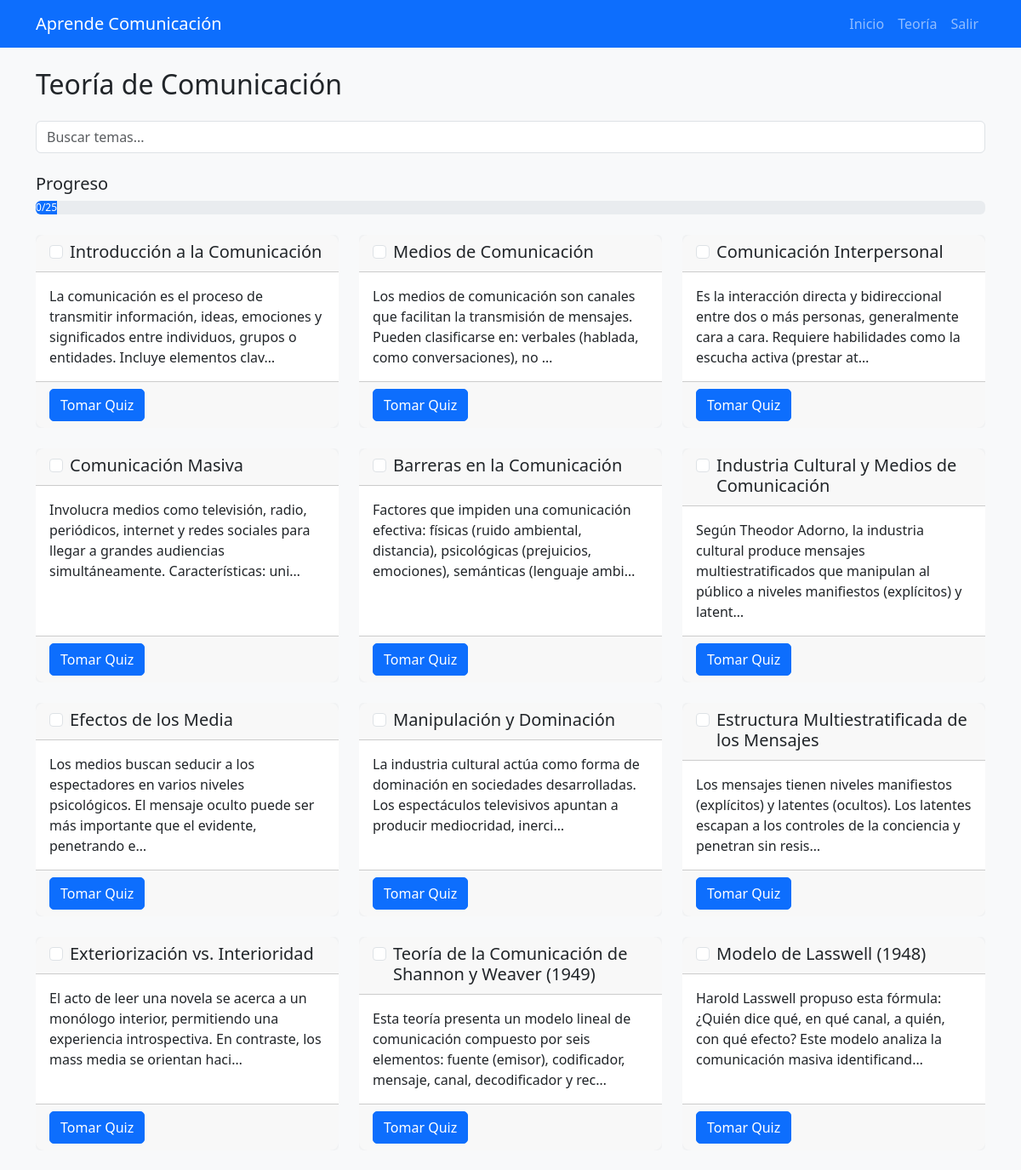
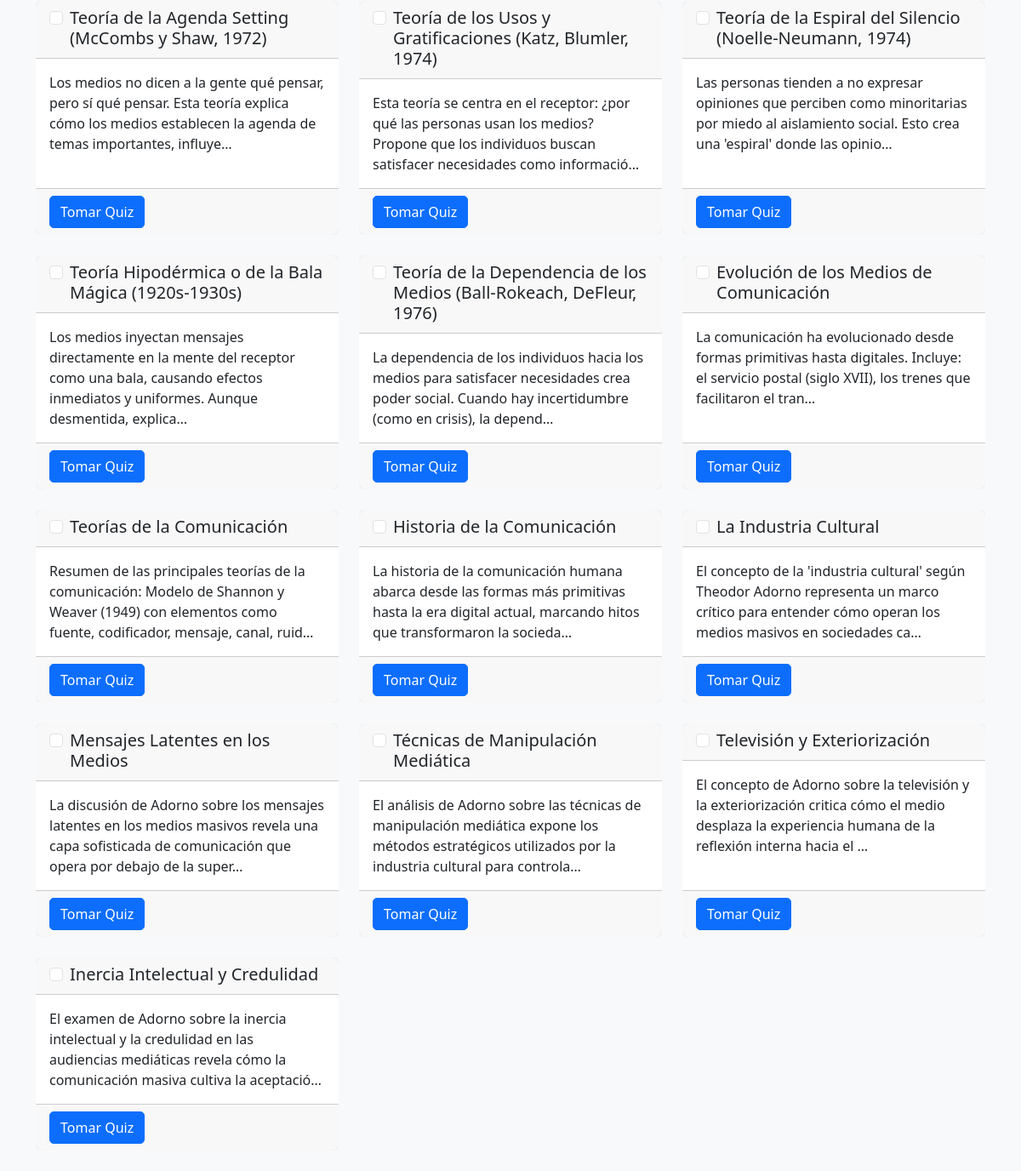
The app's page /topics/ (signed in) with its own data (2 pictures, top to bottom).
### learning/models.py (models this page shows, shortened)
class Topic(models.Model):
    title = models.CharField(max_length=200)
    content = models.TextField()
    order = models.IntegerField(default=0)

### learning/views.py (the view)
# urls.py: path('topics/', views.topics, name='topics'),
@login_required
def topics(request):
    topics = Topic.objects.all().order_by('order')
    completed_topics = set(p.topic.id for p in UserProgress.objects.filter(user=request.user, completed=True))
    total_topics = topics.count()
    completed_count = len(completed_topics)
    progress_percentage = (completed_count / total_topics * 100) if total_topics > 0 else 0
    return render(request, 'learning/topics.html', {'topics': topics, 'completed_topics': completed_topics, 'progress_percentage': progress_percentage})

### learning/templates/learning/topics.html (shortened to what this page needs)
{% extends 'learning/base.html' %}
{% block content %}
    <h2 class="mb-4">Teoría de Comunicación</h2>
    <div class="mb-4">
        <input type="text" id="searchInput" class="form-control" placeholder="Buscar temas...">
    </div>
    <div class="mb-4">
        <h5>Progreso</h5>
        <div class="progress">
            <div class="progress-bar" role="progressbar" style="width: {{ progress_percentage }}%;" aria-valuenow="{{ completed_topics|length }}" aria-valuemin="0" aria-valuemax="{{ topics|length }}">{{ completed_topics|length }}/{{ topics|length }}</div>
        </div>
    </div>
    <div class="row">
        {% for topic in topics %}
            <div class="col-md-4 mb-4">
                <div class="card h-100 {% if topic.id in completed_topics %}border-success{% endif %}">
                    <div class="card-header">
                        <div class="form-check">
                            <input class="form-check-input" type="checkbox" {% if topic.id in completed_topics %}checked{% endif %} onchange="toggleProgress({{ topic.id }})" id="check{{ topic.id }}">
                            <label class="form-check-label" for="check{{ topic.id }}">
                                <h5 class="card-title mb-0">{{ topic.title }}</h5>
                            </label>
                        </div>
                    </div>
                    <div class="card-body">
                        <p class="card-text">{{ topic.content|truncatechars:150 }}</p>
                    </div>
                    <div class="card-footer">
                        {% if topic.quiz_set.exists %}
                            <a href="{% url 'quiz' topic.quiz_set.first.id %}" class="btn btn-primary">Tomar Quiz</a>
                        {% else %}
                            <span class="text-muted">Quiz próximamente</span>
                        {% endif %}
                    </div>
                </div>
            </div>
        {% endfor %}
    </div>
{% endblock %}

### learning/templates/learning/base.html (shortened to what this page needs)
{% load static %}
<!DOCTYPE html>
<html lang="es">
<head>
    <link href="https://cdn.jsdelivr.net/npm/bootstrap@5.3.0/dist/css/bootstrap.min.css" rel="stylesheet">
    <link rel="stylesheet" href="{% static 'css/style.css' %}">
</head>
<body>
    <nav class="navbar navbar-expand-lg navbar-dark bg-primary">
        <div class="container">
            <a class="navbar-brand" href="{% url 'home' %}">Aprende Comunicación</a>
            <div class="collapse navbar-collapse" id="navbarNav">
                <ul class="navbar-nav ms-auto">
                    <li class="nav-item">
                        <a class="nav-link" href="{% url 'home' %}">Inicio</a>
                    </li>
                    {% if user.is_authenticated %}
                        <li class="nav-item">
                            <a class="nav-link" href="{% url 'topics' %}">Teoría</a>
                        </li>
                        <li class="nav-item">
                            <a class="nav-link" href="{% url 'logout' %}">Salir</a>
                        </li>
                    {% else %}
                        <li class="nav-item">
                            <a class="nav-link" href="{% url 'login' %}">Iniciar Sesión</a>
                        </li>
                    {% endif %}
                </ul>
            </div>
        </div>
    </nav>
    <main class="container mt-4">
        {% block content %}{% endblock %}
    </main>
</body>
</html>

### learning/static/learning/css/style.css (style rules this page uses)
body { background-color: #f8f9fa; }
.card { border: none; border-radius: 10px; }
.progress-bar { transition: width 0.3s ease; }
.btn { border-radius: 5px; }

### records on screen
Topic: title "Introducción a la Comunicación", content "La comunicación es el proceso de transmitir información, ideas, emociones y significados entre individuos, grupos o entidades. Incluye elementos clav…", shows "Tomar Quiz"
Topic: title "Medios de Comunicación", content "Los medios de comunicación son canales que facilitan la transmisión de mensajes. Pueden clasificarse en: verbales (hablada, como conversaciones), no …", shows "Tomar Quiz"
Topic: title "Comunicación Interpersonal", content "Es la interacción directa y bidireccional entre dos o más personas, generalmente cara a cara. Requiere habilidades como la escucha activa (prestar at…", shows "Tomar Quiz"
Topic: title "Comunicación Masiva", content "Involucra medios como televisión, radio, periódicos, internet y redes sociales para llegar a grandes audiencias simultáneamente. Características: uni…", shows "Tomar Quiz"
Topic: title "Barreras en la Comunicación", content "Factores que impiden una comunicación efectiva: físicas (ruido ambiental, distancia), psicológicas (prejuicios, emociones), semánticas (lenguaje ambi…", shows "Tomar Quiz"
Topic: title "Industria Cultural y Medios de Comunicación", content "Según Theodor Adorno, la industria cultural produce mensajes multiestratificados que manipulan al público a niveles manifiestos (explícitos) y latent…", shows "Tomar Quiz"
Topic: title "Efectos de los Media", content "Los medios buscan seducir a los espectadores en varios niveles psicológicos. El mensaje oculto puede ser más importante que el evidente, penetrando e…", shows "Tomar Quiz"
Topic: title "Manipulación y Dominación", content "La industria cultural actúa como forma de dominación en sociedades desarrolladas. Los espectáculos televisivos apuntan a producir mediocridad, inerci…", shows "Tomar Quiz"
Topic: title "Estructura Multiestratificada de los Mensajes", content "Los mensajes tienen niveles manifiestos (explícitos) y latentes (ocultos). Los latentes escapan a los controles de la conciencia y penetran sin resis…", shows "Tomar Quiz"
Topic: title "Exteriorización vs. Interioridad", content "El acto de leer una novela se acerca a un monólogo interior, permitiendo una experiencia introspectiva. En contraste, los mass media se orientan haci…", shows "Tomar Quiz"
Topic: title "Teoría de la Comunicación de Shannon y Weaver (1949)", content "Esta teoría presenta un modelo lineal de comunicación compuesto por seis elementos: fuente (emisor), codificador, mensaje, canal, decodificador y rec…", shows "Tomar Quiz"
Topic: title "Modelo de Lasswell (1948)", content "Harold Lasswell propuso esta fórmula: ¿Quién dice qué, en qué canal, a quién, con qué efecto? Este modelo analiza la comunicación masiva identificand…", shows "Tomar Quiz"
Topic: title "Teoría de la Agenda Setting (McCombs y Shaw, 1972)", content "Los medios no dicen a la gente qué pensar, pero sí qué pensar. Esta teoría explica cómo los medios establecen la agenda de temas importantes, influye…", shows "Tomar Quiz"
Topic: title "Teoría de los Usos y Gratificaciones (Katz, Blumler, 1974)", content "Esta teoría se centra en el receptor: ¿por qué las personas usan los medios? Propone que los individuos buscan satisfacer necesidades como informació…", shows "Tomar Quiz"
Topic: title "Teoría de la Espiral del Silencio (Noelle-Neumann, 1974)", content "Las personas tienden a no expresar opiniones que perciben como minoritarias por miedo al aislamiento social. Esto crea una 'espiral' donde las opinio…", shows "Tomar Quiz"
Topic: title "Teoría Hipodérmica o de la Bala Mágica (1920s-1930s)", content "Los medios inyectan mensajes directamente en la mente del receptor como una bala, causando efectos inmediatos y uniformes. Aunque desmentida, explica…", shows "Tomar Quiz"
Topic: title "Teoría de la Dependencia de los Medios (Ball-Rokeach, DeFleur, 1976)", content "La dependencia de los individuos hacia los medios para satisfacer necesidades crea poder social. Cuando hay incertidumbre (como en crisis), la depend…", shows "Tomar Quiz"
Topic: title "Evolución de los Medios de Comunicación", content "La comunicación ha evolucionado desde formas primitivas hasta digitales. Incluye: el servicio postal (siglo XVII), los trenes que facilitaron el tran…", shows "Tomar Quiz"
Topic: title "Teorías de la Comunicación", content "Resumen de las principales teorías de la comunicación: Modelo de Shannon y Weaver (1949) con elementos como fuente, codificador, mensaje, canal, ruid…", shows "Tomar Quiz"
Topic: title "Historia de la Comunicación", content "La historia de la comunicación humana abarca desde las formas más primitivas hasta la era digital actual, marcando hitos que transformaron la socieda…", shows "Tomar Quiz"
Topic: title "La Industria Cultural", content "El concepto de la 'industria cultural' según Theodor Adorno representa un marco crítico para entender cómo operan los medios masivos en sociedades ca…", shows "Tomar Quiz"
Topic: title "Mensajes Latentes en los Medios", content "La discusión de Adorno sobre los mensajes latentes en los medios masivos revela una capa sofisticada de comunicación que opera por debajo de la super…", shows "Tomar Quiz"
Topic: title "Técnicas de Manipulación Mediática", content "El análisis de Adorno sobre las técnicas de manipulación mediática expone los métodos estratégicos utilizados por la industria cultural para controla…", shows "Tomar Quiz"
Topic: title "Televisión y Exteriorización", content "El concepto de Adorno sobre la televisión y la exteriorización critica cómo el medio desplaza la experiencia humana de la reflexión interna hacia el …", shows "Tomar Quiz"
Topic: title "Inercia Intelectual y Credulidad", content "El examen de Adorno sobre la inercia intelectual y la credulidad en las audiencias mediáticas revela cómo la comunicación masiva cultiva la aceptació…", shows "Tomar Quiz"

### other values on screen
{{ completed_topics|length }} "0"
{{ topics|length }} "25"
